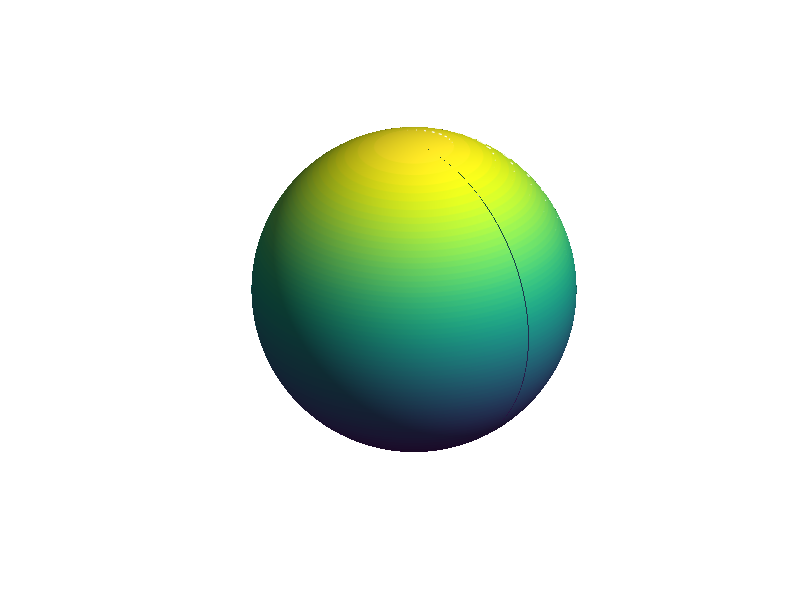

This figure's MATLAB source: (Note: this script raises an error after producing the figure.)
function shallow_water_cyclone_demo()
    clc; clear;
    
    %% === 1) Load Earth Globe (for display) ===
    [globe, lat_rad, lon_rad, x, y, z] = interactive_globe();

    %% === 2) Basic Parameters ===
    R        = 1.0;         % nondimensional Earth radius
    g        = 9.81;        % gravitational acceleration (m/s^2)
    Omega    = 7.2921e-5;   % Earth's rotation rate (s^-1)
    lat_res  = 2;           % grid resolution (degrees)
    lon_res  = 2;           % grid resolution (degrees)
    dLat     = deg2rad(lat_res);
    dLon     = deg2rad(lon_res);

    % Time parameters
    dt       = 0.001;       % time step (nondimensional)
    nSteps   = 100000;      % number of simulation steps
    skipFrame = 10;         % update display every few steps

    % Define the simulation grid
    latVec = deg2rad(-90 : lat_res : 90);
    lonVec = deg2rad(0   : lon_res : 360 - lon_res);
    [LAM, PHI] = meshgrid(lonVec, latVec);

    nLat = size(PHI,1);
    nLon = size(PHI,2);

    % Precompute trigonometric factors
    cosPHI = cos(PHI);
    sinPHI = sin(PHI);
    tanPHI = tan(PHI);

    %% === 3) Topography (Gaussian "mountain") ===
    lat0 = deg2rad(30);
    lon0 = deg2rad(90);
    b = 0.1 * exp(-((PHI - lat0).^2 + (LAM - lon0).^2) / 0.1);

    %% === 4) Balanced Cyclone Initial Conditions ===
    % Set background fluid depth and cyclone parameters:
    h0      = 1;              % background fluid depth
    delta_h = 0.05;           % maximum depression at cyclone center
    sigma   = 0.3;            % radial scale of the depression
    lat_c   = deg2rad(35);    % cyclone center latitude
    lon_c   = deg2rad(100);   % cyclone center longitude

    % Compute balanced initial conditions (u,v,h) using gradient wind balance.
    [u, v, h] = balanced_cyclone_initial_condition(PHI, LAM, h0, delta_h, sigma, lat_c, lon_c, Omega, g);

    %% === 5) Coriolis Parameter ===
    % Amplify slightly for visualization purposes.
    f = 2 * Omega * sinPHI * 3; 

    %% === 6) Derivative Operators in Spherical Coordinates ===
    d_dlambda = @(A) (circshift(A, [0, -1]) - circshift(A, [0, 1])) ./ (2 * dLon);
    d_dphi    = @(A) (circshift(A, [-1, 0]) - circshift(A, [1, 0])) ./ (2 * dLat);

    %% === 7) Quiver3 Setup for Display ===
    [coarseLon, coarseLat] = meshgrid(lonVec, latVec);
    x_coarse = R * cos(coarseLat) .* cos(coarseLon);
    y_coarse = R * cos(coarseLat) .* sin(coarseLon);
    z_coarse = R * sin(coarseLat);

    figure(gcf);
    hold on;
    
    % Define arrow spacing (varying by latitude for clarity)
    step_equator = 3;
    step_midlat = 4;
    step_poles = 8;
    
    eq_indices = find(abs(PHI(:,1)) < deg2rad(20));
    midlat_indices = find(abs(PHI(:,1)) >= deg2rad(20) & abs(PHI(:,1)) < deg2rad(60));
    pole_indices = find(abs(PHI(:,1)) >= deg2rad(60));
    r_indices = sort([eq_indices(1:step_equator:end); 
                     midlat_indices(1:step_midlat:end);
                     pole_indices(1:step_poles:end)]);
    c_indices = 1:6:nLon;
    
    % Get coordinates for arrow positions
    px = x_coarse(r_indices, c_indices);
    py = y_coarse(r_indices, c_indices);
    pz = z_coarse(r_indices, c_indices);
    
    % Store original positions for later resets
    px_orig = px;
    py_orig = py;
    pz_orig = pz;
    
    % Compute initial velocity vectors for arrows
    [wx, wy, wz] = velocity_sphere_to_cart(u, v, PHI, LAM);
    uq = wx(r_indices, c_indices);
    vq = wy(r_indices, c_indices);
    wq = wz(r_indices, c_indices);
    
    % Create quiver plot
    h_arrows = quiver3(px, py, pz, uq, vq, wq, 0.7, 'w', 'LineWidth', 0.8);

    %% === 8) Model Constants ===
    gamma = 0.008;       % friction (linear drag)
    relax_rate = 0.005;  % height relaxation rate
    sigma_lat = deg2rad(15); % heating zone scale in latitude
    sigma_lon = deg2rad(15); % heating zone scale in longitude

    %% === Initialize Variables for Temporal Smoothing ===
    prev_uq = uq;
    prev_vq = vq;
    prev_wq = wq;
    smooth_factor = 0.85;  % smoothing factor for arrow updates
    
    % Start the timer for simulation speed calculation
    tStart = tic;

    %% === 9) Main Simulation Loop ===
    for it = 1:nSteps
        % -- Geopotential (including topography) --
        Phi_field = g * (h + b);

        % -- Momentum Equations --
        gradPhi_lambda = d_dlambda(Phi_field);
        gradPhi_phi = d_dphi(Phi_field);
        
        % Damping on pressure gradients to control spurious features
        damp_factor = 0.8;
        gradPhi_lambda = damp_factor * gradPhi_lambda;
        gradPhi_phi = damp_factor * gradPhi_phi;
        
        % Advection terms (simplified)
        adv_u = u .* d_dlambda(u) ./ (R * cosPHI) + v .* d_dphi(u) ./ R;
        adv_v = u .* d_dlambda(v) ./ (R * cosPHI) + v .* d_dphi(v) ./ R;
        
        % Geometric terms
        geo_u = u .* v .* tanPHI ./ R;
        geo_v = - (u.^2) .* tanPHI ./ R;
        
        % Full momentum equations
        dudt = -adv_u - (1./(R * cosPHI)) .* gradPhi_lambda + f .* v - geo_u;
        dvdt = -adv_v - (1./R) .* gradPhi_phi - f .* u - geo_v;
        
        % Apply frictional damping
        dudt = dudt - gamma .* u;
        dvdt = dvdt - gamma .* v;
        
        % -- Forcing: Solar Heating & Height Relaxation --
        solar_speed = 2*pi / 5000;  % slow solar motion
        solar_lon = mod(solar_speed * it, 2*pi);
        solar_lat = deg2rad(10) * cos(2*pi*it / 20000);  
        Q = 0.0005 * exp(-(((PHI - solar_lat).^2) / sigma_lat^2 + ((LAM - solar_lon).^2) / sigma_lon^2));
        % Height relaxation term toward h0 is included in the h-update
        
        % --- Symplectic Euler Update ---
        % 1. Update momentum (u and v)
        u_new = u + dt .* dudt;
        v_new = v + dt .* dvdt;
        
        % Apply stability limit to velocity
        max_speed = 0.2;
        speed = sqrt(u_new.^2 + v_new.^2);
        too_fast = speed > max_speed;
        if any(too_fast(:))
            scale_factor = max_speed ./ speed;
            u_new(too_fast) = u_new(too_fast) .* scale_factor(too_fast);
            v_new(too_fast) = v_new(too_fast) .* scale_factor(too_fast);
        end
        
        % 2. Update fluid depth using continuity
        flux_lambda_new = h .* u_new .* cosPHI;
        flux_phi_new = h .* v_new;
        dhdt_new = -(1./(R * cosPHI)) .* d_dlambda(flux_lambda_new) - (1/R) .* d_dphi(flux_phi_new);
        dhdt_new = dhdt_new + Q - relax_rate .* (h - h0);
        h_new = h + dt .* dhdt_new;
        
        % Global smoothing every 50 steps
        if mod(it, 50) == 0
            h_new = smoothdata(h_new, 'gaussian', 3);
            u_new = smoothdata(u_new, 'gaussian', 3);
            v_new = smoothdata(v_new, 'gaussian', 3);
        end

        % Extended polar filter
        polar_filter = abs(PHI) > deg2rad(60);
        if any(polar_filter(:))
            h_smooth = smoothdata(h_new, 'gaussian', 9);
            u_smooth = smoothdata(u_new, 'gaussian', 9);
            v_smooth = smoothdata(v_new, 'gaussian', 9);
            h_new(polar_filter) = h_smooth(polar_filter);
            u_new(polar_filter) = u_smooth(polar_filter);
            v_new(polar_filter) = v_smooth(polar_filter);
        end

        % Mid-latitude smoother
        midlat_filter = abs(PHI) > deg2rad(30) & abs(PHI) <= deg2rad(60);
        if any(midlat_filter(:))
            h_smooth = smoothdata(h_new, 'gaussian', 5);
            u_smooth = smoothdata(u_new, 'gaussian', 5);
            v_smooth = smoothdata(v_new, 'gaussian', 5);
            blend = 0.3;
            h_new(midlat_filter) = blend * h_smooth(midlat_filter) + (1-blend) * h_new(midlat_filter);
            u_new(midlat_filter) = blend * u_smooth(midlat_filter) + (1-blend) * u_new(midlat_filter);
            v_new(midlat_filter) = blend * v_smooth(midlat_filter) + (1-blend) * v_new(midlat_filter);
        end
        
        % Update fields for next iteration
        h = h_new;
        u = u_new;
        v = v_new;

        % -- Update Quiver Arrows for Display --
        [wx, wy, wz] = velocity_sphere_to_cart(u, v, PHI, LAM);
        uq = wx(r_indices, c_indices);
        vq = wy(r_indices, c_indices);
        wq = wz(r_indices, c_indices);
        
        move_factor = 0.0001;
        smooth_uq = smooth_factor * prev_uq + (1-smooth_factor) * uq;
        smooth_vq = smooth_factor * prev_vq + (1-smooth_factor) * vq;
        smooth_wq = smooth_factor * prev_wq + (1-smooth_factor) * wq;
        prev_uq = smooth_uq;
        prev_vq = smooth_vq;
        prev_wq = smooth_wq;
        
        % Move arrows
        px = px + move_factor * smooth_uq;
        py = py + move_factor * smooth_vq;
        pz = pz + move_factor * smooth_wq;
        
        % Project back onto sphere
        mag = sqrt(px.^2 + py.^2 + pz.^2);
        px = px ./ mag;
        py = py ./ mag;
        pz = pz ./ mag;
        
        % Reset arrows that stray too far from original positions
        reset_dist = 0.4;
        for idx = 1:numel(px)
            dist_arrow = sqrt((px(idx) - px_orig(idx))^2 + (py(idx) - py_orig(idx))^2 + (pz(idx) - pz_orig(idx))^2);
            if dist_arrow > reset_dist
                px(idx) = px_orig(idx);
                py(idx) = py_orig(idx);
                pz(idx) = pz_orig(idx);
            end
        end
        
        % Periodically reset a small percentage of arrows
        if mod(it, 200) == 0
            reset_percent = 0.03;
            num_to_reset = ceil(numel(px) * reset_percent);
            reset_indices = randperm(numel(px), num_to_reset);
            for idx = reset_indices
                px(idx) = px_orig(idx);
                py(idx) = py_orig(idx);
                pz(idx) = pz_orig(idx);
            end
        end
        
        if mod(it, skipFrame) == 0
            scale = 0.7;
            set(h_arrows, 'XData', px, 'YData', py, 'ZData', pz, ...
                'UData', scale * smooth_uq, 'VData', scale * smooth_vq, 'WData', scale * smooth_wq);
            
            % Display simulation speed in real hours per second
            sim_time = it * dt * 3600;
            real_time = toc(tStart);
            hours_per_sec = sim_time / real_time;
            title(sprintf('Shallow-Water Cyclone Demo — t = %.1f hours (%.1f sim hours/sec)', sim_time, hours_per_sec), 'Color', 'w', 'FontSize', 14);
            drawnow limitrate;
        end
    end
end

%% ===================================================================== %%
function [u, v, h] = balanced_cyclone_initial_condition(PHI, LAM, h0, delta_h, sigma, lat_c, lon_c, Omega, g)
    % Computes balanced initial fields for a cyclone based on gradient wind balance.
    %
    % Inputs:
    %   PHI, LAM  - 2D arrays of latitudes and longitudes (in radians).
    %   h0        - Background fluid depth.
    %   delta_h   - Maximum depression (positive number) at the cyclone center.
    %   sigma     - Scale of the cyclone (controls the radial extent).
    %   lat_c     - Cyclone center latitude (in radians).
    %   lon_c     - Cyclone center longitude (in radians).
    %   Omega     - Earth’s rotation rate.
    %   g         - Gravitational acceleration.
    %
    % Outputs:
    %   u, v      - Zonal and meridional velocity components.
    %   h         - Fluid depth with a Gaussian depression.
    
    % Use the Coriolis parameter at the cyclone center for balance.
    f_c = 2 * Omega * sin(lat_c);
    
    [nLat, nLon] = size(PHI);
    u = zeros(nLat, nLon);
    v = zeros(nLat, nLon);
    h = zeros(nLat, nLon);
    
    for i = 1:nLat
        for j = 1:nLon
            % Compute distance from cyclone center.
            dlat = PHI(i,j) - lat_c;
            dlon = LAM(i,j) - lon_c;
            % Adjust dlon to [-pi, pi]
            dlon = mod(dlon + pi, 2*pi) - pi;
            r = sqrt(dlat^2 + dlon^2);
            
            % Set fluid depth with a Gaussian depression:
            % h(r) = h0 - delta_h * exp[-(r/sigma)^2]
            h(i,j) = h0 - delta_h * exp(-(r/sigma)^2);
            
            if r < 1e-6
                % Avoid singularity at the center.
                u(i,j) = 0;
                v(i,j) = 0;
            else
                % Compute the radial gradient of h.
                dhdr = (2 * delta_h / sigma^2) * r * exp(-(r/sigma)^2);
                
                % Gradient wind balance:
                % V^2/r + f_c * V = g * (dh/dr)
                % Multiply through by r: V^2 + (f_c * r) * V - g*r*dhdr = 0.
                % Solve quadratic for V:
                V = (-f_c * r + sqrt((f_c * r)^2 + 4 * g * r * dhdr)) / 2;
                
                % Project the tangential velocity into u and v.
                % The counterclockwise unit tangent vector is (-dlat/r, dlon/r).
                u(i,j) = -V * (dlat / r);
                v(i,j) =  V * (dlon / r);
            end
        end
    end
end

%% ===================================================================== %%
function [globe, lat_rad, lon_rad, x, y, z] = interactive_globe(texture_path)
    % Creates a rotatable Earth globe with a texture.
    lat_res = 0.5;
    lon_res = 0.5;
    lat = -90:lat_res:90;
    lon = 0:lon_res:360 - lon_res;
    [lon_rad, lat_rad] = meshgrid(deg2rad(lon), deg2rad(lat));

    R = 1;
    x = R * cos(lat_rad) .* cos(lon_rad);
    y = R * cos(lat_rad) .* sin(lon_rad);
    z = R * sin(lat_rad);

    if nargin < 1 || isempty(texture_path)
        texture_path = 'textures/earth_reg_10k.jpg';
    end
    
    try
        earth_img = imread(texture_path);
        if size(earth_img, 3) == 1
            earth_img = repmat(earth_img, 1, 1, 3);
        end
        earth_img = imresize(earth_img, [length(lat), length(lon)]);
        
        figure('Color', 'k');
        globe = surf(x, y, z, flipud(earth_img), ...
                     'EdgeColor', 'none', ...
                     'FaceColor', 'texturemap');
    catch
        figure('Color', 'k');
        globe = surf(x, y, z, ...
                     'EdgeColor', 'none', ...
                     'FaceColor', [0.3 0.5 0.9]);
    end
    
    shading interp;
    axis equal off;
    light('Position', [1 0 1], 'Style', 'infinite');
    lighting gouraud;
    material dull;
    view(45, 25);
    rotate3d on;
    title('Interactive Earth Globe', 'Color', 'w', 'FontSize', 14);
end

%% ===================================================================== %%
function [vx, vy, vz] = velocity_sphere_to_cart(u, v, lat, lon)
    % Converts (u,v) in spherical coordinates to 3D Cartesian velocities on a unit sphere.
    sinLat = sin(lat);
    cosLat = cos(lat);
    sinLon = sin(lon);
    cosLon = cos(lon);

    % Eastward unit vector
    ex = -sinLon;
    ey = cosLon;
    ez = zeros(size(lat));

    % Northward unit vector
    nx = -cosLon .* sinLat;
    ny = -sinLon .* sinLat;
    nz = cosLat;

    vx = u .* ex + v .* nx;
    vy = u .* ey + v .* ny;
    vz = u .* ez + v .* nz;
end
